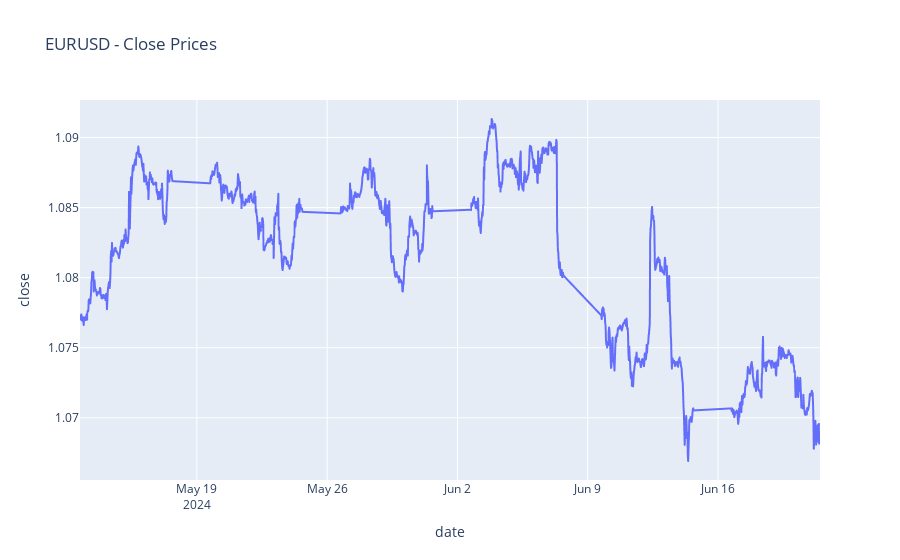

Here is the notebook cell this chart was saved with:
### Code cell
fig = px.line(df, x='date', y='close', title='EURUSD - Close Prices')  # creating a figure using px.line
display(fig)  # showing figure in output

### Figure 1 — Plotly figure (JSON) as saved in the notebook; plotly's stock layout.template omitted (floating-point values rounded to 4 significant figures; data arrays with more than 128 entries replaced by an {"elided": "..."} marker saying what was removed)
{"data": [{"hovertemplate": "date=%{x}<br>close=%{y}<extra></extra>", "legendgroup": "", "line": {"color": "#636efa", "dash": "solid"}, "marker": {"symbol": "circle"}, "mode": "lines", "name": "", "showlegend": false, "type": "scattergl", "x": {"elided": "1430 str values"}, "xaxis": "x", "y": {"elided": "1430 float values"}, "yaxis": "y"}], "layout": {"legend": {"tracegroupgap": 0}, "title": {"text": "EURUSD - Close Prices"}, "xaxis": {"anchor": "y", "domain": [0, 1], "title": {"text": "date"}}, "yaxis": {"anchor": "x", "domain": [0, 1], "title": {"text": "close"}}}}
